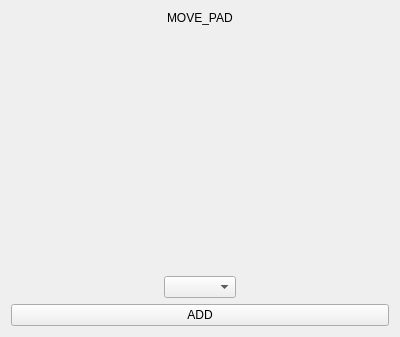
<?xml version="1.0" encoding="UTF-8"?>
<ui version="4.0">
 <class>move_pad_widget</class>
 <widget class="QWidget" name="move_pad_widget">
  <property name="geometry">
   <rect>
    <x>0</x>
    <y>0</y>
    <width>400</width>
    <height>337</height>
   </rect>
  </property>
  <property name="windowTitle">
   <string>Form</string>
  </property>
  <layout class="QVBoxLayout" name="verticalLayout_3">
   <item>
    <layout class="QVBoxLayout" name="verticalLayout" stretch="1,10,1">
     <item alignment="Qt::AlignHCenter|Qt::AlignTop">
      <widget class="QLabel" name="label">
       <property name="text">
        <string>MOVE_PAD</string>
       </property>
      </widget>
     </item>
     <item>
      <layout class="QHBoxLayout" name="horizontalLayout">
       <item>
        <layout class="QVBoxLayout" name="check_area">
         <item alignment="Qt::AlignHCenter|Qt::AlignTop">
          <widget class="QComboBox" name="comboBox">
           <property name="currentText">
            <string/>
           </property>
          </widget>
         </item>
        </layout>
       </item>
       <item>
        <layout class="QVBoxLayout" name="edit_area"/>
       </item>
      </layout>
     </item>
     <item>
      <widget class="QPushButton" name="pushButton">
       <property name="text">
        <string>ADD</string>
       </property>
      </widget>
     </item>
    </layout>
   </item>
  </layout>
 </widget>
 <resources/>
 <connections/>
</ui>
